Frame 1 (no input): blank canvas, image omitted
Frame 60 (no input): blank canvas, image omitted
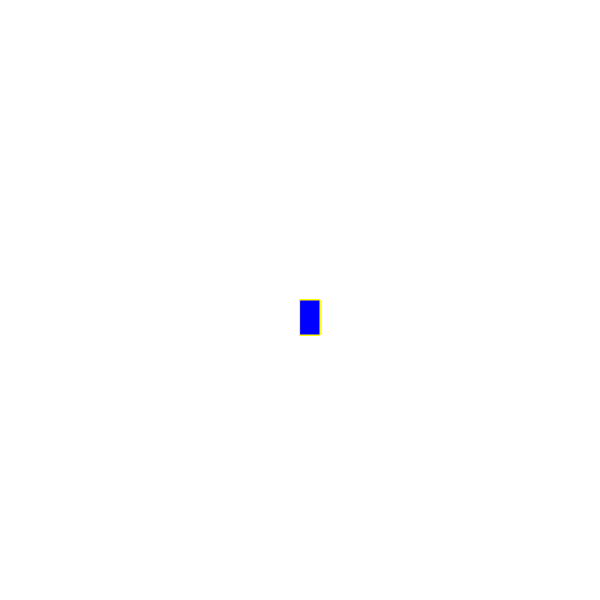
Frame 120 (the mouse pressed at the canvas centre since frame 60)

The p5.js sketch whose frames 1 and 60 were blank and that drew this single picture after the mouse press (run headless with seeded random() and noise() and a simulated clock; from frame 60 on, the mouse is pressed at the canvas centre):

// p5.js sketch
// ── sketch.js
function setup() {
    createCanvas(600, 600);
     background("white");
  }
  
  
  function draw() {
    
    stroke ("yellow");
    fill ("blue");
   
    
    // console.log(mouseIsPressed);
    
    if (mouseIsPressed){
      rect(mouseX, mouseY, 20, 35);
    }
  }
